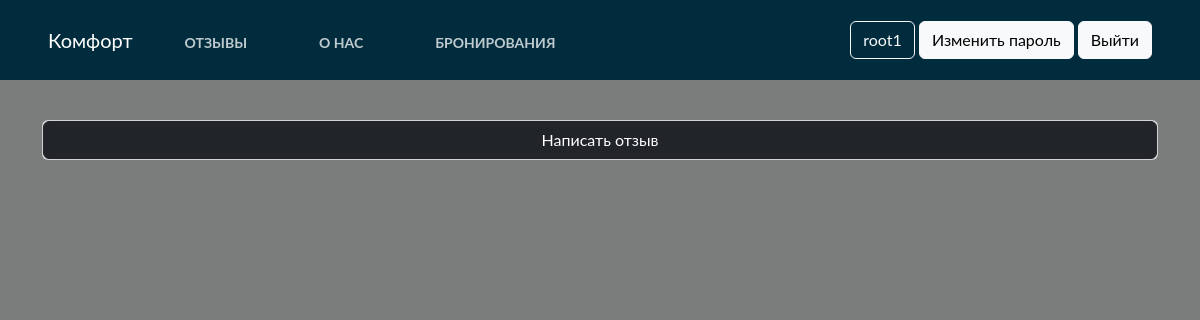
/articles/ (signed in), run on an earlier commit of the app's database.
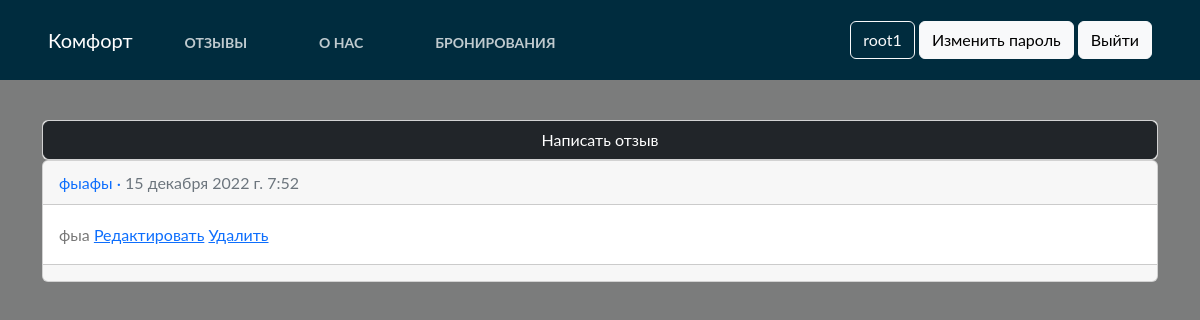
And on a later commit of the database.
### articles/models.py (models this page shows, shortened)
class Article(models.Model):
    title = models.CharField(max_length=255)
    body = models.TextField()
    date = models.DateTimeField(auto_now_add=True)

### articles/views.py (the view)
# urls.py: path('', views.ArticleListView.as_view(), name='article_list'),
class ArticleListView(ListView):
    model = models.Article
    template_name = 'article_list.html'

### templates/article_list.html (shortened to what this page needs)
{% extends "base.html" %}
{%  block start %}
<body style="background-image: url(https://images.unsplash.com/photo-1621891333819-00c206ec8994?ixlib=rb-4.0.3&ixid=MnwxMjA3fDB8MHxwaG90by1wYWdlfHx8fGVufDB8fHx8&auto=format&fit=crop&w=1740&q=80); height: 1080px; background-size: cover;background-repeat: no-repeat;background-position: center center;">
<div class="container">
    <div class="card">
        <a class="btn btn-dark" href="{% url 'article_new'  %}">Написать отзыв</a>
    </div>
</div>
{% for article in object_list %}
<div class="container">
<div class="card">
    <div class="card-header">
        <a href="{% url 'article_detail' article.pk %}" style="text-decoration: none;">
        <span class="font-weidht-bold">{{ article.title }}</span> &middot;
        <span class="text-muted">{{ article.date }}</span>
        </a>
    </div>
    <div class="card-body">
        {{ article.body }}
        {% for group in request.user.groups.all %}
        {% if group.name == 'Admin' %}
        <a href="{% url 'article_edit' article.pk %}">Редактировать</a>
        <a href="{% url 'article_delete' article.pk %}">Удалить</a>
        {% endif %}
        {% endfor %}
    </div>
    <div class="card-footer text-center text-muted">
    </div>
</div>
</div>
</body>
{% endfor %}
{% endblock %}

What changed in the data, as far as the page shows it:
added Article: title "фыафы", date "15 декабря 2022 г. 7:52", body "фыа"
